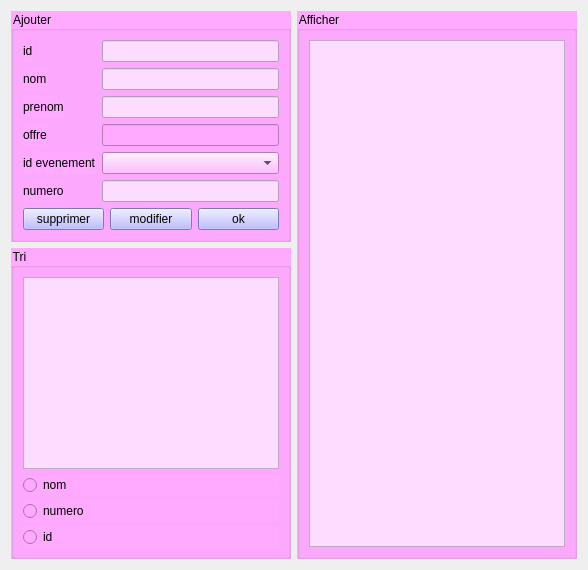
           <widget class="QWidget" name="tab_4">
            <attribute name="title">
             <string>Gestion sponsor</string>
            </attribute>
            <layout class="QHBoxLayout" name="horizontalLayout_12">
             <item>
              <layout class="QVBoxLayout" name="verticalLayout_12">
               <item>
                <widget class="QGroupBox" name="groupBox_20">
                 <property name="styleSheet">
                  <string notr="true">background-color: rgb(255, 170, 255);
font: 10pt &quot;Palatino Linotype&quot;;</string>
                 </property>
                 <property name="title">
                  <string>Ajouter</string>
                 </property>
                 <layout class="QVBoxLayout" name="verticalLayout_13">
                  <item>
                   <layout class="QVBoxLayout" name="verticalLayout_14">
                    <item>
                     <layout class="QFormLayout" name="formLayout_3">
                      <item row="0" column="0">
                       <widget class="QLabel" name="label_28">
                        <property name="text">
                         <string>id</string>
                        </property>
                       </widget>
                      </item>
                      <item row="1" column="0">
                       <widget class="QLabel" name="label_29">
                        <property name="text">
                         <string>nom</string>
                        </property>
                       </widget>
                      </item>
                      <item row="1" column="1">
                       <widget class="QLineEdit" name="lineEdit_nomp">
                        <property name="styleSheet">
                         <string notr="true">background-color: rgb(252, 220, 255);</string>
                        </property>
                       </widget>
                      </item>
                      <item row="2" column="0">
                       <widget class="QLabel" name="label_30">
                        <property name="text">
                         <string>prenom</string>
                        </property>
                       </widget>
                      </item>
                      <item row="2" column="1">
                       <widget class="QLineEdit" name="lineEdit_prenomp">
                        <property name="styleSheet">
                         <string notr="true">background-color: rgb(252, 220, 255);</string>
                        </property>
                       </widget>
                      </item>
                      <item row="3" column="0">
                       <widget class="QLabel" name="label_31">
                        <property name="text">
                         <string>offre</string>
                        </property>
                       </widget>
                      </item>
                      <item row="3" column="1">
                       <widget class="QLineEdit" name="lineEdit_offre"/>
                      </item>
                      <item row="4" column="0">
                       <widget class="QLabel" name="label_38">
                        <property name="text">
                         <string>id evenement</string>
                        </property>
                       </widget>
                      </item>
                      <item row="4" column="1">
                       <widget class="QComboBox" name="comboBox_4"/>
                      </item>
                      <item row="5" column="0">
                       <widget class="QLabel" name="label_39">
                        <property name="text">
                         <string>numero</string>
                        </property>
                       </widget>
                      </item>
                      <item row="5" column="1">
                       <widget class="QLineEdit" name="lineEdit_numerop">
                        <property name="styleSheet">
                         <string notr="true">background-color: rgb(252, 220, 255);</string>
                        </property>
                       </widget>
                      </item>
                      <item row="0" column="1">
                       <widget class="QLineEdit" name="lineEdit_idp">
                        <property name="styleSheet">
                         <string notr="true">background-color: rgb(252, 220, 255);</string>
                        </property>
                       </widget>
                      </item>
                     </layout>
                    </item>
                    <item>
                     <layout class="QHBoxLayout" name="horizontalLayout_20">
                      <item>
                       <widget class="QPushButton" name="pushButton_17">
                        <property name="styleSheet">
                         <string notr="true">background-color: rgb(170, 170, 255);</string>
                        </property>
                        <property name="text">
                         <string>supprimer</string>
                        </property>
                       </widget>
                      </item>
                      <item>
                       <widget class="QPushButton" name="pushButton_18">
                        <property name="styleSheet">
                         <string notr="true">background-color: rgb(170, 170, 255);</string>
                        </property>
                        <property name="text">
                         <string>modifier</string>
                        </property>
                       </widget>
                      </item>
                      <item>
                       <widget class="QPushButton" name="pushButton_19">
                        <property name="styleSheet">
                         <string notr="true">background-color: rgb(170, 170, 255);</string>
                        </property>
                        <property name="text">
                         <string>ok</string>
                        </property>
                       </widget>
                      </item>
                     </layout>
                    </item>
                   </layout>
                  </item>
                 </layout>
                </widget>
               </item>
               <item>
                <widget class="QGroupBox" name="groupBox_22">
                 <property name="styleSheet">
                  <string notr="true">background-color: rgb(255, 170, 255);
font: 8pt &quot;Palatino Linotype&quot;;</string>
                 </property>
                 <property name="title">
                  <string>Tri</string>
                 </property>
                 <layout class="QHBoxLayout" name="horizontalLayout_13">
                  <item>
                   <layout class="QVBoxLayout" name="verticalLayout_15">
                    <item>
                     <layout class="QVBoxLayout" name="verticalLayout_16">
                      <item>
                       <widget class="QTableView" name="tableView_5">
                        <property name="styleSheet">
                         <string notr="true">background-color: rgb(252, 220, 255);</string>
                        </property>
                       </widget>
                      </item>
                      <item>
                       <layout class="QHBoxLayout" name="horizontalLayout_17"/>
                      </item>
                      <item>
                       <widget class="QRadioButton" name="radioButton_7">
                        <property name="styleSheet">
                         <string notr="true">font: 8pt &quot;Palatino Linotype&quot;;
font: 11pt &quot;Palatino Linotype&quot;;</string>
                        </property>
                        <property name="text">
                         <string>nom</string>
                        </property>
                       </widget>
                      </item>
                      <item>
                       <widget class="QRadioButton" name="radioButton_8">
                        <property name="styleSheet">
                         <string notr="true">font: 8pt &quot;Palatino Linotype&quot;;
font: 10pt &quot;MS Shell Dlg 2&quot;;
font: 11pt &quot;MS Shell Dlg 2&quot;;</string>
                        </property>
                        <property name="text">
                         <string>numero</string>
                        </property>
                       </widget>
                      </item>
                      <item>
                       <widget class="QRadioButton" name="radioButton_9">
                        <property name="styleSheet">
                         <string notr="true">font: 11pt &quot;Palatino Linotype&quot;;</string>
                        </property>
                        <property name="text">
                         <string>id</string>
                        </property>
                       </widget>
                      </item>
                     </layout>
                    </item>
                   </layout>
                  </item>
                 </layout>
                </widget>
               </item>
              </layout>
             </item>
             <item>
              <layout class="QVBoxLayout" name="verticalLayout">
               <item>
                <widget class="QGroupBox" name="groupBox_23">
                 <property name="styleSheet">
                  <string notr="true">background-color: rgb(255, 170, 255);
font: 10pt &quot;Palatino Linotype&quot;;</string>
                 </property>
                 <property name="title">
                  <string>Afficher</string>
                 </property>
                 <layout class="QVBoxLayout" name="verticalLayout_17">
                  <item>
                   <layout class="QVBoxLayout" name="verticalLayout_18">
                    <item>
                     <layout class="QHBoxLayout" name="horizontalLayout_23">
                      <item>
                       <widget class="QTableView" name="tableView_6">
                        <property name="styleSheet">
                         <string notr="true">background-color: rgb(252, 220, 255);</string>
                        </property>
                       </widget>
                      </item>
                     </layout>
                    </item>
                   </layout>
                  </item>
                  <item>
                   <layout class="QHBoxLayout" name="horizontalLayout_24"/>
                  </item>
                 </layout>
                </widget>
               </item>
              </layout>
             </item>
            </layout>
           </widget>
